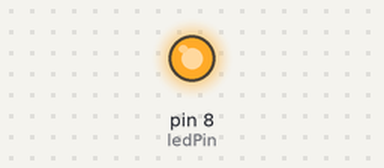
A sketch run on a simulated Arduino Uno, built with avr-gcc and run on an emulated ATmega328P. Shown: output pins drawn as LEDs (lit = HIGH).

Above: at 0.15 s.
At 11.4 s:
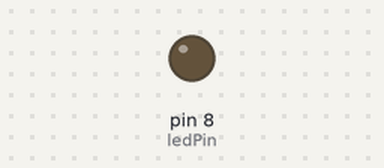
Timing chart, 0 to 12.1 s (numbered marks = the images above):
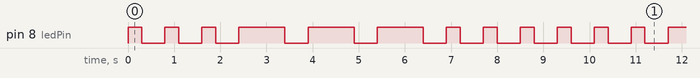

The sketch:

SOSLeds.ino
```cpp
int ledPin = 8;
int constantDelay = 500;
int dotDelay = 300;
int dashDelay = 1000;
void setup() {
  // put your setup code here, to run once:
  pinMode(ledPin, OUTPUT);

}

void loop() {
  int cnt = 0;
  while (cnt != 3) {
    digitalWrite(ledPin, HIGH);
    delay(dotDelay);
    digitalWrite(ledPin, LOW);
    delay(constantDelay);
    cnt++;
  }

  cnt = 0;
  while (cnt != 3) {
    digitalWrite(ledPin, HIGH);
    delay(dashDelay);
    digitalWrite(ledPin, LOW);
    delay(constantDelay);
    cnt++;
  }

  cnt = 0;
  while (cnt != 3) {
    digitalWrite(ledPin, HIGH);
    delay(dotDelay);
    digitalWrite(ledPin, LOW);
    delay(constantDelay);
    cnt++;
  }
}
```

Measured:
- by itself, pin 8 (ledPin): repeats every 9.3 s: 2 × (LOW 0.50 s, HIGH 0.30 s), 3 × (LOW 0.50 s, HIGH 1.0 s), 4 × (LOW 0.50 s, HIGH 0.30 s)
- by itself, everything shown: repeats every 9.3 s, in 18 steps
